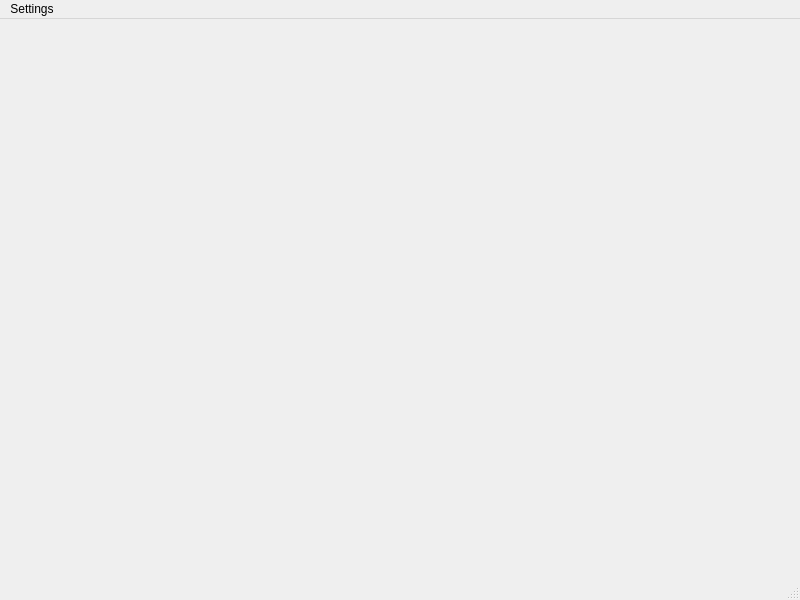
<?xml version="1.0" encoding="UTF-8"?>
<ui version="4.0">
 <class>MainWindow</class>
 <widget class="QMainWindow" name="MainWindow">
  <property name="geometry">
   <rect>
    <x>0</x>
    <y>0</y>
    <width>800</width>
    <height>600</height>
   </rect>
  </property>
  <property name="windowTitle">
   <string>MainWindow</string>
  </property>
  <widget class="QWidget" name="centralwidget"/>
  <widget class="QMenuBar" name="menubar">
   <property name="geometry">
    <rect>
     <x>0</x>
     <y>0</y>
     <width>800</width>
     <height>20</height>
    </rect>
   </property>
   <widget class="QMenu" name="menuSettings">
    <property name="title">
     <string>Settings</string>
    </property>
    <addaction name="actionUser_Settings"/>
   </widget>
   <addaction name="menuSettings"/>
  </widget>
  <widget class="QStatusBar" name="statusbar"/>
  <action name="actionUser_Settings">
   <property name="text">
    <string>User Settings</string>
   </property>
  </action>
 </widget>
 <resources/>
 <connections/>
</ui>
